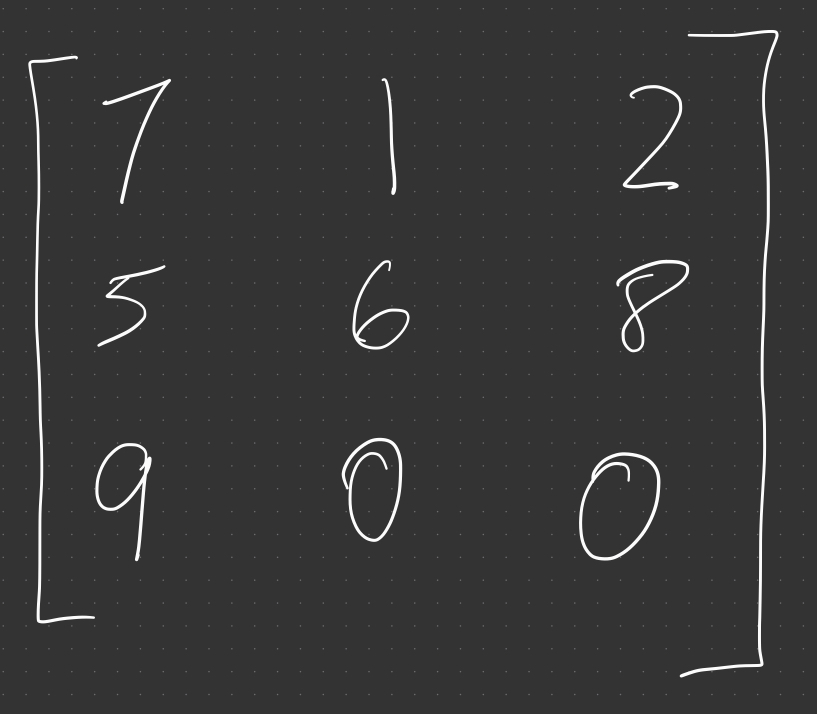
#> input picture Pictures/m2.png, 817 x 714 px, given in place of test1.png, which was not available
$ jupyter execute --allow-errors Matrix_Image_Reader.ipynb   (text cells are left out)
#> lines starting #> are read from the running program, lines starting #| are printed output that depends on the picture; after the words box and inside, x2 and y2 are one past the last pixel; in counts of white or black regions, pixels touching at a corner belong together; pictures that were not available may be replaced by others from this repository, and a replacement may not be noted
[cell 1]
import numpy as np
import cv2
from google.colab import files
import matplotlib.pyplot as plt
import tensorflow as tf
from typing import Tuple
import sympy

[cell 2]
def upload_files():
  '''Upload files from personal computer to Google Colab'''
  uploaded = files.upload()
#> the answer given: m2.png
  for k, v in uploaded.items():
    open(k, 'wb').write(v)
  return list(uploaded.keys())

[cell 3]
upload_files()

[cell 4]
mnist = tf.keras.datasets.mnist # 28x28 images of handwritten digits (0-9)

# Obtain training and testing data
#> (the rest of this cell did not finish here and is left out)

#> (a cell that did not finish here is left out)

#> (a cell that did not finish here is left out)

#> (a cell that did not finish here is left out)

[cell 8]
def predict_digit(digit, dim=(28, 28)):
  digit = cv2.resize(digit, dim)
  digit = np.reshape(digit, (1, 28, 28))
  prediction = model.predict(digit)
  return np.argmax(prediction)

[cell 9]
def draw_borders(fname: str='test1.png', dim: Tuple=(3,3)) -> sympy.Matrix:
    '''Draws borders around each digit of the matrix and
       predicts them.

    Args:
      fname (str): the filepath to image
      dim (str): the dimension of the matrix (mxn)

    Returns:
      sympy.Matrix: the sympy Matrix object
    '''

    # Reading in the image
    img = cv2.imread(fname)
    images = [] # later to append predictted numbers

    # Resize to 512x512 pixel image
    img = cv2.resize(img, (512, 512), interpolation=cv2.INTER_NEAREST)

    # Turn image to gray scale
    gray = cv2.cvtColor(img, cv2.COLOR_BGR2GRAY)

    # Use Gaussian blur to reduce # of noisy edges
    blur = cv2.GaussianBlur(src=gray, ksize=(13, 13), sigmaX=1)

    # Seperate foreground and background, results in clearer matrix
    thresh = cv2.adaptiveThreshold(blur, 255, cv2.ADAPTIVE_THRESH_GAUSSIAN_C,
                                   cv2.THRESH_BINARY, 199, 25)

    # Invert image
    thresh = 255*(thresh < 128).astype(np.uint8)

    # Find contours
    contours, hierarchy = cv2.findContours(
        thresh, cv2.RETR_EXTERNAL, cv2.CHAIN_APPROX_SIMPLE)

    # Remove the two brackets on the side
    contours = sorted(
        contours, key=lambda x: cv2.contourArea(x), reverse=True)[2:]

    # Read contours in order left-to-right, top-to-bottom
    contours = sorted(
        contours, key=lambda x: cv2.boundingRect(x)[0]*40 + cv2.boundingRect(x)[1]*200)

    # Loop through each contour
    for cnt in contours:
        # We don't want noisy useless edges
        if cv2.contourArea(cnt) > 50:
          # Find rectangle coords
          x, y, w, h = cv2.boundingRect(cnt)

          # Draw border
          cv2.rectangle(thresh, (x-7, y-7), (x+w+7, y+h+7), (255, 255, 255))

          # Get sectioned off digits
          digit = thresh[y-2:y+h+2, x-2:x+w+2]

          # Add padding around image
          padded_digit = np.pad(digit, ((7,7),(7,7)), "constant", constant_values=0)

          # Predict the digits and append to image
          images.append(predict_digit(padded_digit))

    # Show the border
    plt.imshow(thresh)
    return sympy.Matrix(np.array(images).reshape(dim))

#> (a cell that did not finish here is left out)

#> in draw_borders, img is the input picture: shape (714, 817, 3); mean B, G, R 55, 55, 55
#> in draw_borders, `img = cv2.resize(img, (512, 512), interpolation=cv2.INTER_NEAREST)`:
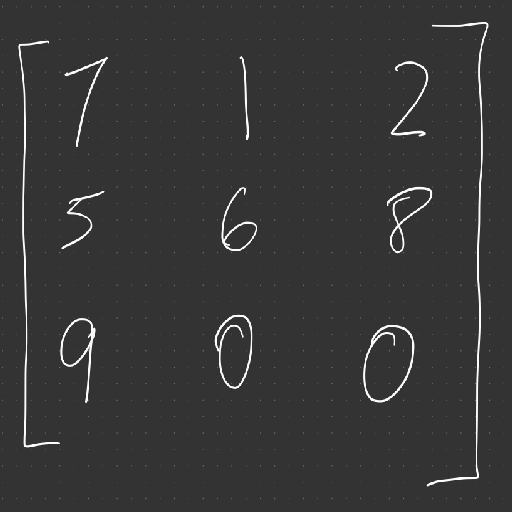
#> img: shape (512, 512, 3); mean B, G, R 55, 55, 55
#> in draw_borders, `blur = cv2.GaussianBlur(src=gray, ksize=(13, 13), sigmaX=1)`:
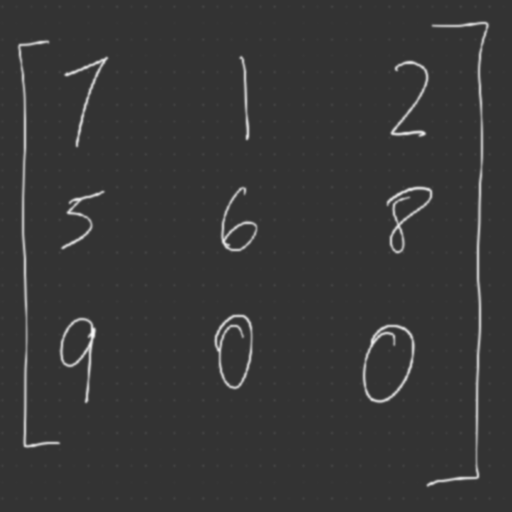
#> blur: shape (512, 512); min 51, max 249, mean 55
#> in draw_borders, `thresh = cv2.adaptiveThreshold(blur, 255, cv2.ADAPTIVE_THRESH_GAUSSIAN..`: thresh: shape (512, 512); every value is 255
#> in draw_borders, `thresh = 255*(thresh < 128).astype(np.uint8)`: thresh: shape (512, 512); every value is 0
#> in draw_borders, `contours, hierarchy = cv2.findContours( thresh, cv2.RETR_EXTERNAL, cv2..`: contours = []
m1

#> (a cell that did not finish here is left out)

#> call 2 of draw_borders, with fname = 'test2.png', dim = (4, 4)
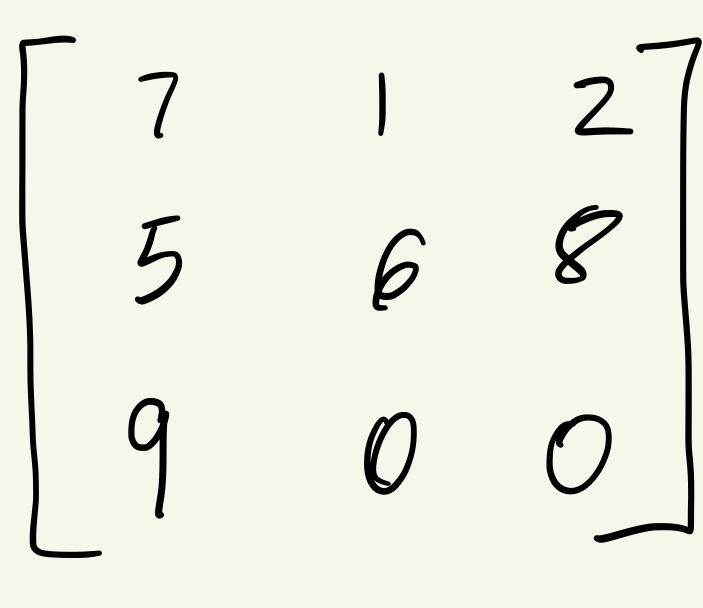
#> input picture Pictures/m3.png, 703 x 608 px, given in place of test2.png, which was not available
#> in draw_borders, img is the input picture: shape (608, 703, 3); mean B, G, R 223.7, 235.2, 235.2
#> in draw_borders (call 2), `img = cv2.resize(img, (512, 512), interpolation=cv2.INTER_NEAREST)`:
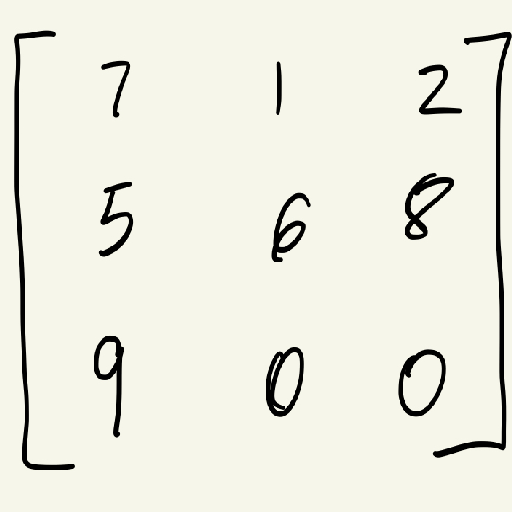
#> img: shape (512, 512, 3); mean B, G, R 223.7, 235.2, 235.2
#> in draw_borders (call 2), `blur = cv2.GaussianBlur(src=gray, ksize=(13, 13), sigmaX=1)`:
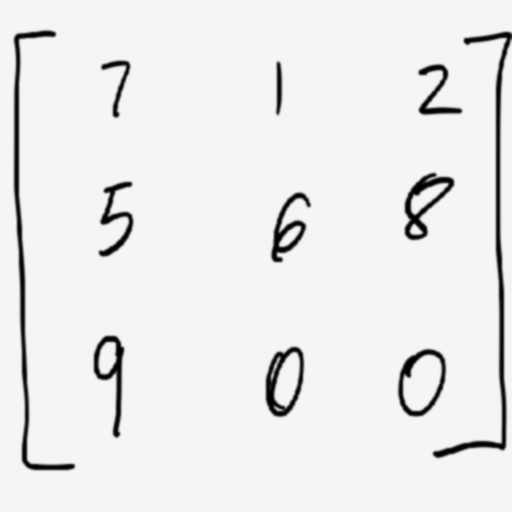
#> blur: shape (512, 512); min 0, max 245, mean 234.2
#> in draw_borders (call 2), `thresh = cv2.adaptiveThreshold(blur, 255, cv2.ADAPTIVE_THRESH_GAUSSIAN..`:
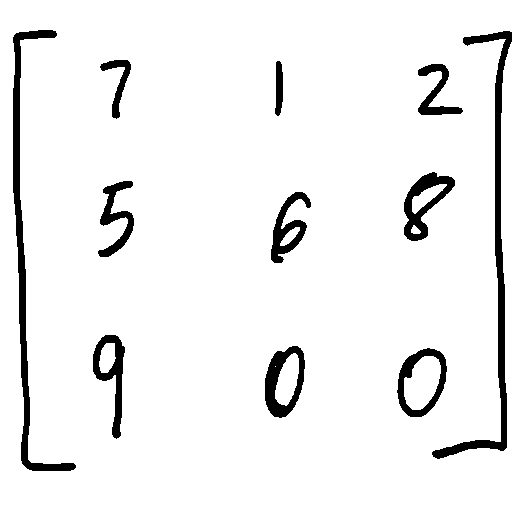
#> thresh: shape (512, 512); 93.9% white; 11 black regions, largest, box (x1, y1, x2, y2) and area: (432, 31, 512, 459) 3590, (13, 30, 76, 471) 3499, (404, 172, 455, 241) 1366
#> in draw_borders (call 2), `thresh = 255*(thresh < 128).astype(np.uint8)`: thresh: shape (512, 512); 6.1% white; 11 white regions
#> in draw_borders (call 2), `contours, hierarchy = cv2.findContours( thresh, cv2.RETR_EXTERNAL, cv2..`: contours = 11 contours; largest, box (x1, y1, x2, y2) and area: (432, 31, 512, 459) 3060, (13, 30, 76, 471) 2982, (397, 348, 447, 417) 2518, (265, 346, 305, 418) 2110, (404, 172, 455, 241) 1762
#> in draw_borders (call 2), `contours = sorted( contours, key=lambda x: cv2.contourArea(x), reverse..`: contours = 9 contours; largest, box (x1, y1, x2, y2) and area: (397, 348, 447, 417) 2518, (265, 346, 305, 418) 2110, (404, 172, 455, 241) 1762, (93, 335, 125, 439) 1484, (271, 192, 311, 263) 1182
#> the loop in draw_borders, `for cnt in contours: # We don't want noisy useless edges` made 1 pass
#> (x, y, w, h) on pass 1: (100, 60, 31, 59)
#> pass 1, in draw_borders (call 2), `digit = thresh[y-2:y+h+2, x-2:x+w+2]`:
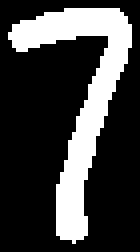
#> digit: shape (63, 35) (shown 4 times larger); 25.3% white; 1 white region, box (x1, y1, x2, y2) and area: (2, 2, 33, 61) 558
#> pass 1, in draw_borders (call 2), `padded_digit = np.pad(digit, ((7,7),(7,7)), "constant", constant_value..`:
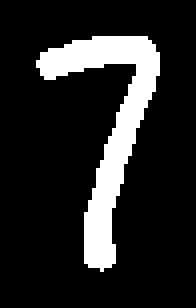
#> padded_digit: shape (77, 49) (shown 4 times larger); 14.8% white; 1 white region, box (x1, y1, x2, y2) and area: (9, 9, 40, 68) 558
#> pass 1, in predict_digit, `digit = cv2.resize(digit, dim)`:
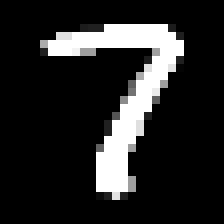
#> digit: shape (28, 28) (shown 8 times larger); min 0, max 255, mean 38.3
#> after the loop in draw_borders, `for cnt in contours:`: thresh: shape (512, 512); 6.2% white; 12 white regions
m2

#> (a cell that did not finish here is left out)

#> in draw_borders (call 3), `contours, hierarchy = cv2.findContours( thresh, cv2.RETR_EXTERNAL, cv2..`: contours = 11 contours; largest, box (x1, y1, x2, y2) and area: (432, 31, 512, 459) 3060, (13, 30, 76, 471) 2982, (397, 348, 447, 417) 2518, (265, 346, 305, 418) 2110, (404, 172, 455, 241) 1762
#> in draw_borders (call 3), `contours = sorted( contours, key=lambda x: cv2.contourArea(x), reverse..`: contours = 9 contours; largest, box (x1, y1, x2, y2) and area: (397, 348, 447, 417) 2518, (265, 346, 305, 418) 2110, (404, 172, 455, 241) 1762, (93, 335, 125, 439) 1484, (271, 192, 311, 263) 1182
m3

#> (a cell that did not finish here is left out)
